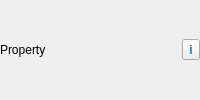
<?xml version="1.0" encoding="UTF-8"?>
<ui version="4.0">
 <class>FieldRow</class>
 <widget class="QWidget" name="FieldRow">
  <layout class="QHBoxLayout" name="rootLayout">
   <property name="leftMargin"><number>0</number></property><property name="topMargin"><number>0</number></property><property name="rightMargin"><number>0</number></property><property name="bottomMargin"><number>0</number></property>
   <item><widget class="QLabel" name="fieldLabel"><property name="text"><string>Property</string></property></widget></item>
   <item><widget class="QWidget" name="editorHost"><layout class="QHBoxLayout" name="editorLayout"><property name="leftMargin"><number>0</number></property><property name="topMargin"><number>0</number></property><property name="rightMargin"><number>0</number></property><property name="bottomMargin"><number>0</number></property></layout></widget></item>
   <item><widget class="QToolButton" name="infoButton"><property name="toolTip"><string>Show property description</string></property><property name="accessibleName"><string>Property information</string></property><property name="text"><string>i</string></property><property name="styleSheet"><string>color: #267ac3; font-weight: bold;</string></property></widget></item>
  </layout>
 </widget>
 <resources/><connections/>
</ui>
